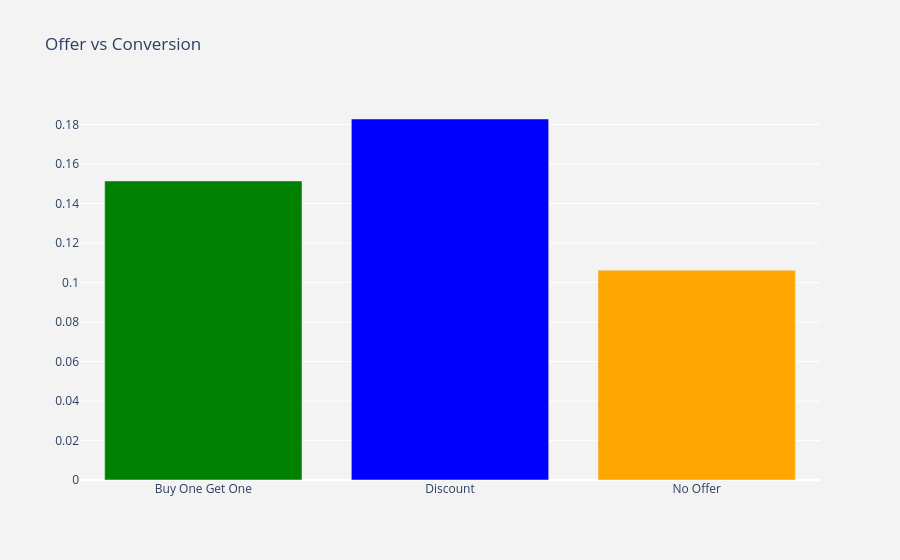

Notebook code for this chart:
### Code cell
df_plot = df_data.groupby('offer').conversion.mean().reset_index()
plot_data = [
    go.Bar(
        x=df_plot['offer'],
        y=df_plot['conversion'],
        marker=dict(
        color=['green', 'blue', 'orange'])
    )
]

plot_layout = go.Layout(
        xaxis={"type": "category"},
        title='Offer vs Conversion',
        plot_bgcolor  = 'rgb(243,243,243)',
        paper_bgcolor  = 'rgb(243,243,243)',
    )
fig = go.Figure(data=plot_data, layout=plot_layout)
fig.show()

### Figure 1 — Plotly figure (JSON) as saved in the notebook; plotly's stock layout.template omitted (floating-point values rounded to 4 significant figures)
{"data": [{"marker": {"color": ["green", "blue", "orange"]}, "type": "bar", "x": ["Buy One Get One", "Discount", "No Offer"], "y": [0.1514, 0.1828, 0.1062]}], "layout": {"paper_bgcolor": "rgb(243,243,243)", "plot_bgcolor": "rgb(243,243,243)", "title": {"text": "Offer vs Conversion"}, "xaxis": {"type": "category"}}}
